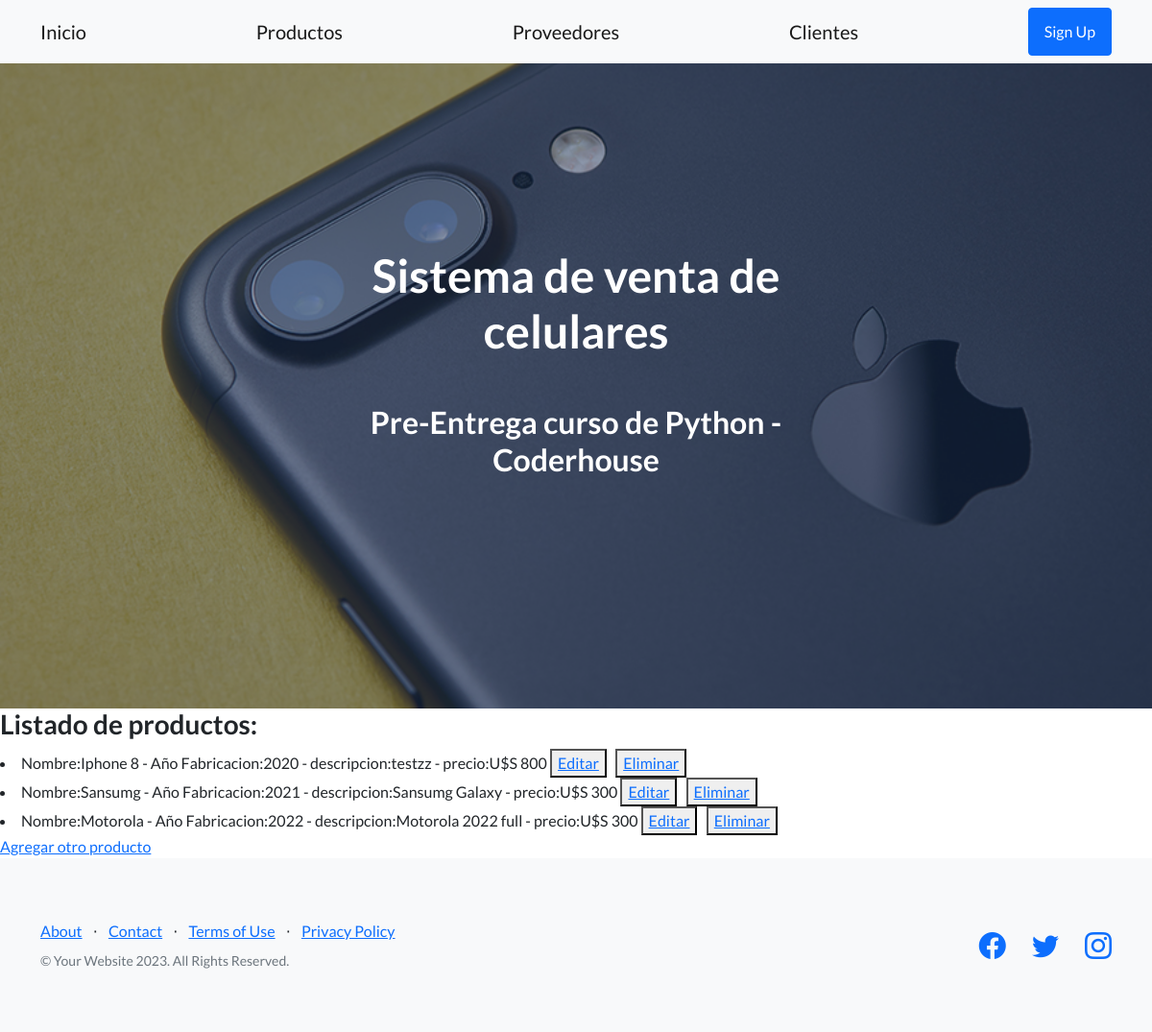
/AppCoder/productos, run on the app's committed database.
### AppCoder/models.py (models this page shows)
class Producto (models.Model): #Hereda de models.Model
	id=models.AutoField(primary_key=True)
	nombre = models.CharField(max_length=40)
	anio_fabricacion = models.IntegerField ()
	descripcion = models.CharField (max_length=50)
	precio = models.CharField (max_length=50)
	def __str__(self):
		return f"Nombre:{self.nombre} - Año Fabricacion:{self.anio_fabricacion} - descripcion:{self.descripcion} - precio:{self.precio}"

### AppCoder/views.py (the view)
def leerProductos (request):
    productos = Producto.objects.all()
    contexto = {"productos":productos}
    return render(request, "LeerProductos.html", contexto)

### AppCoder/templates/leerProductos.html
{% extends 'padre.html' %}
{% load static %}
{% block contenidoQueCambia %}
    <h3>Listado de productos: </h3>
    {% for p in productos %}
    <li>{{p}} <button><a href="{% url 'EditarProducto' p.nombre %}">Editar</a></button>&nbsp;&nbsp; <button><a href="{% url 'EliminarProducto' p.nombre %}">Eliminar</a></button></li>
    {% endfor %}
    <a href="altaproducto">Agregar otro producto</a>
    {% endblock %}

### data on the page
Producto: nombre+anio_fabricacion+descripcion "Nombre:Iphone 8 - Año Fabricacion:2020 - descripcion:testzz - precio:U$S 800"
Producto: nombre+anio_fabricacion+descripcion "Nombre:Sansumg - Año Fabricacion:2021 - descripcion:Sansumg Galaxy - precio:U$S 300"
Producto: nombre+anio_fabricacion+descripcion "Nombre:Motorola - Año Fabricacion:2022 - descripcion:Motorola 2022 full - precio:U$S 300"
